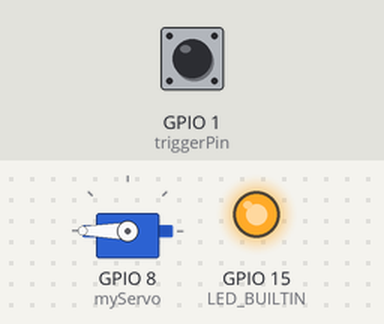
Recording of a sketch running on a simulated ESP32-S2. On the bench: servo, output pins drawn as LEDs (lit = HIGH). Inputs (shaded band) come from the test bench; at power-on: GPIO 1 (triggerPin) HIGH. WiFi joins after 1.5 s; servers stay silent unless stated; not simulated (calls return 0 or success): secrets.cpp; what the sketch prints to the serial monitor is not drawn.

Above: at 1.75 s.
At 2.1 s:
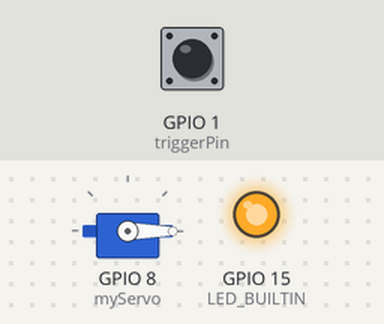
At 2.7 s:
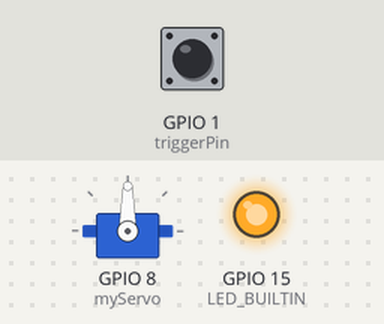
2.8 s: GPIO 1 (triggerPin) pulled LOW for 0.15 s
Timing chart, 0 to 5.8 s (numbered marks = the images above; inputs shaded):
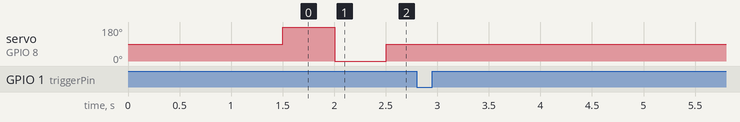

The sketch:

main.ino
```cpp
#include <WiFi.h>
#include <WebServer.h>
#include <Servo.h>
#include <secrets.cpp>

// Enter your home Wi-Fi network details here
const char* ssid = SSID;
const char* password = PASSWORD;

int counter = 0;
bool thrown = false;

WebServer server(80);
String currentStatus = "IDLE";
Servo myServo;

const int triggerPin = 1;
int pos = 0;

bool soundTriggered = false;

void handleStatus() {
    server.sendHeader("Connection", "close");
    server.send(200, "text/html", currentStatus);
}

void handleReset() {
    server.sendHeader("Connection", "close");
    currentStatus = "IDLE";
    soundTriggered = false;
    server.send(200, "text/plain", "RESET_OK");
}

void setup() {
    pinMode(LED_BUILTIN, OUTPUT);
    digitalWrite(LED_BUILTIN, HIGH);

    Serial.begin(115200);

    pinMode(triggerPin, INPUT_PULLUP);
    myServo.attach(8);

    WiFi.mode(WIFI_STA);
    WiFi.begin(ssid, password);

    Serial.print("Connecting to Wi-Fi");
    while (WiFi.status() != WL_CONNECTED) {
        delay(500);
        Serial.print(".");
    }
    Serial.println("");

    Serial.print("ESP32-S2 IP Address: ");
    Serial.println(WiFi.localIP());

    server.on("/status", handleStatus);
    server.on("/reset", handleReset);
    server.begin();
}

void loop() {
    server.handleClient();

    if (digitalRead(triggerPin) == HIGH) {
        if (counter < 100)       currentStatus = "PLAY1";
        else if (counter < 200)  currentStatus = "PLAY2";
        else if (counter < 300)  currentStatus = "PLAY3";
        else if (counter < 400)  currentStatus = "PLAY4";
        else if (counter < 500)  currentStatus = "PLAY5";
        else if (counter < 550)  currentStatus = "PLAY6";

        counter++;
    } else {
        currentStatus = "PLAYPURR";
        counter = 0;
    }

    // Trigger servo sweep when counter maxes out
if (counter >= 0 && !thrown) {
    myServo.write(180);  // spin one direction
    delay(500);          // tune this ms value until it rotates ~70°
    myServo.write(90);   // stop

    myServo.write(0);  // spin one direction
    delay(500);          // tune this ms value until it rotates ~70°
    myServo.write(90);   // stop
    thrown = true;
}

    Serial.println("Current status: " + currentStatus);

    delay(50);
}
```

Measured:
- after the input at 2.8 s, every drawn part: stays the same
